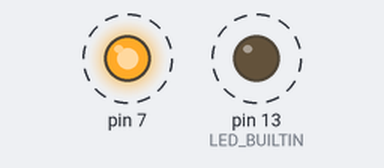
A sketch run on a simulated Arduino Uno, built with avr-gcc and run on an emulated ATmega328P. Parts: output pins drawn as LEDs (lit = HIGH). Dashed ring = blinking. What the sketch prints to the serial monitor is not drawn.

Above: at 1.1 s.
Timing chart, 0 to 5.0 s (numbered marks = the images above):
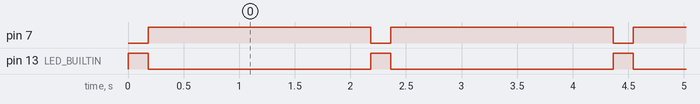

The sketch:

dht11.ino
```cpp
// Simple DHT11 test program.

#include "dht11.h"

///////////////////////////////////////////////////////////////////////

void setup() {
  pinMode(LED_BUILTIN, OUTPUT);
  Serial.begin(115200);
  Serial.println("Lean&Mean DTH11 start");
}

// uncomment for debugging
//#define DOTIMES 1
#if DOTIMES

// records up to N times of transitions and outputs them
// expects DHT to start correctly
// used for debugging
void doTimes() {
  const int8_t N = 100;
  int8_t times[N];
  pinMode(DHTPIN, OUTPUT);
  digitalWrite(DHTPIN, LOW);
  delay(20); // ms
  noInterrupts();
  pinMode(DHTPIN, INPUT);
  for(int8_t i = 0; i < N; ++i){
    uint16_t t = measure(i & 1 ? LOW : HIGH); // wait for low from DHT
    if( t > 255 ) t = 255;
    times[i]=t;
  }
  interrupts();
  for(int i = 0; i < N; i++){
    Serial.print((int)times[i]);
    Serial.print(' ');
    if( (i % 16) == 15 ) Serial.println();
  }
  Serial.println();
}

void loop() {
  doTimes();
  delay(2000);
}

#else

void loop() {
  digitalWrite(LED_BUILTIN,1);
  int16_t r = readDHT();
  if(r < 0)
    Serial.println(r);
  else {
    Serial.print(r >> 8); Serial.print("RH ");
    Serial.print(r & 0xFF); Serial.println("C");
  }
  digitalWrite(LED_BUILTIN,0);
  delay(2000);
}

#endif
```

Measured:
- by itself, pin 7: alternates HIGH for 2.0 s and LOW for 0.18 s
- by itself, pin 13 (LED_BUILTIN): alternates HIGH for 0.18 s and LOW for 2.0 s
